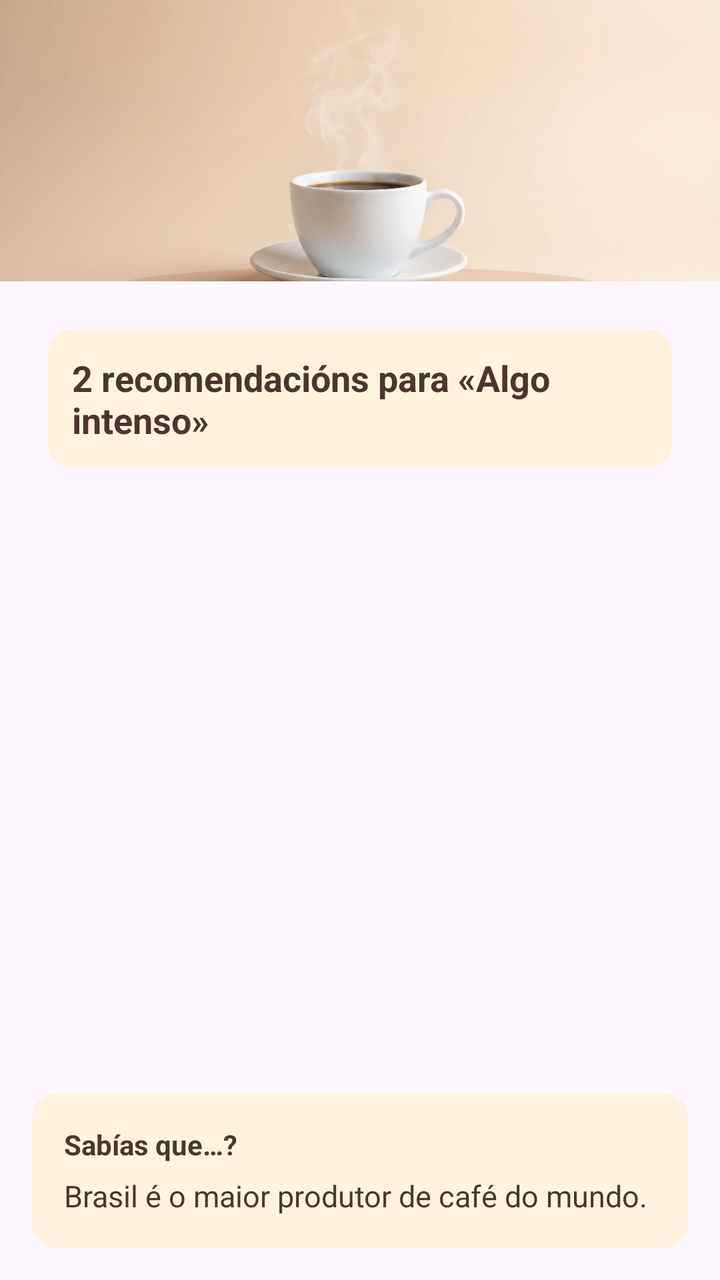
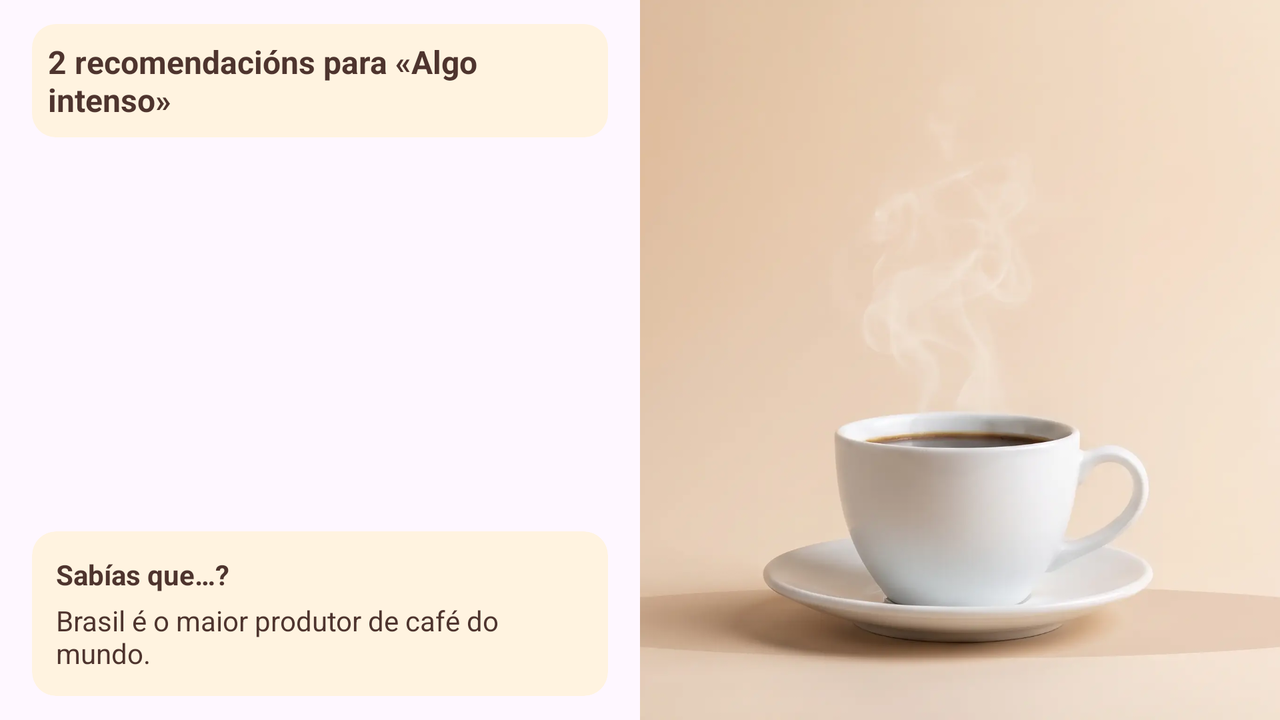

Two renders of one Android screen. The first uses the default layout on a phone; the second uses the alternative layout the repository ships for a different screen configuration, on a matching device. The two XML files are below.
<!-- AndroidManifest.xml: application theme Theme.OneMoreCofee -->
<!-- res/layout/fragment_resultado.xml -->
<?xml version="1.0" encoding="utf-8"?>
<androidx.constraintlayout.widget.ConstraintLayout
    xmlns:android="http://schemas.android.com/apk/res/android"
    xmlns:app="http://schemas.android.com/apk/res-auto"
    xmlns:tools="http://schemas.android.com/tools"
    android:layout_width="match_parent"
    android:layout_height="match_parent">
    <ImageView
        android:id="@+id/ivTipo"
        android:layout_width="0dp"
        android:layout_height="0dp"
        android:contentDescription="@null"
        android:scaleType="centerCrop"
        app:layout_constraintHeight_percent="0.22"
        app:layout_constraintTop_toTopOf="parent"
        app:layout_constraintStart_toStartOf="parent"
        app:layout_constraintEnd_toEndOf="parent"
        tools:src="@drawable/cabeceira_intenso" />
    <TextView
        android:id="@+id/tvCabeceira"
        android:layout_width="0dp"
        android:layout_height="wrap_content"
        android:layout_margin="24dp"
        android:background="@drawable/fondo_cabeceira"
        android:padding="12dp"
        android:textColor="@color/cabeceira_texto"
        android:textSize="18sp"
        android:textStyle="bold"
        app:layout_constraintTop_toBottomOf="@id/ivTipo"
        app:layout_constraintStart_toStartOf="parent"
        app:layout_constraintEnd_toEndOf="parent"
        tools:text="2 recomendacións para «Algo intenso»" />
    <ListView
        android:id="@+id/lvResultado"
        android:layout_width="0dp"
        android:layout_height="0dp"
        android:layout_margin="16dp"
        app:layout_constraintTop_toBottomOf="@id/tvCabeceira"
        app:layout_constraintBottom_toTopOf="@id/tarxetaCuriosidade"

        app:layout_constraintStart_toStartOf="parent"
        app:layout_constraintEnd_toEndOf="parent" />

    <com.google.android.material.card.MaterialCardView
        android:id="@+id/tarxetaCuriosidade"
        android:layout_width="0dp"
        android:layout_height="wrap_content"
        android:layout_margin="16dp"
        app:cardBackgroundColor="@color/cabeceira_fondo"
        app:cardCornerRadius="12dp"
        app:cardElevation="0dp"
        app:strokeWidth="0dp"
        app:layout_constraintBottom_toBottomOf="parent"
        app:layout_constraintStart_toStartOf="parent"
        app:layout_constraintEnd_toEndOf="parent">
        <LinearLayout
            android:layout_width="match_parent"
            android:layout_height="wrap_content"
            android:orientation="vertical"
            android:padding="16dp">
            <TextView
                android:layout_width="wrap_content"
                android:layout_height="wrap_content"
                android:drawablePadding="8dp"
                android:gravity="center_vertical"
                android:text="@string/sabias_que"
                android:textColor="@color/cabeceira_texto"
                android:textStyle="bold"
                app:drawableStartCompat="@drawable/ic_cafe" />
            <TextView
                android:id="@+id/tvCuriosidade"
                android:layout_width="match_parent"
                android:layout_height="wrap_content"
                android:layout_marginTop="6dp"
                android:textColor="@color/cabeceira_texto"
                android:textSize="15sp"
                tools:text="Brasil é o maior produtor de café do mundo." />
        </LinearLayout>
    </com.google.android.material.card.MaterialCardView>
</androidx.constraintlayout.widget.ConstraintLayout>
<!-- resources referenced by this layout -->
<resources>
  <color name="cabeceira_fondo">#FFFFF3E0</color>
  <color name="cabeceira_texto">#FF4E342E</color>
  <!-- drawable cabeceira_intenso: webp bitmap (drawable-nodpi, 21640 bytes) -->
  <!-- drawable fondo_cabeceira (drawable) -->
  <?xml version="1.0" encoding="utf-8"?>
  <shape xmlns:android="http://schemas.android.com/apk/res/android"
      android:shape="rectangle">
      <solid android:color="@color/cabeceira_fondo" />
      <corners android:radius="12dp" />
  </shape>
  <string name="sabias_que">Sabías que…?</string> .
  <style name="Theme.OneMoreCofee" parent="Base.Theme.OneMoreCofee" />
  <style name="Base.Theme.OneMoreCofee" parent="Theme.Material3.DayNight.NoActionBar">
          <item name="colorPrimary">@color/cor_principal</item>
          <item name="colorOnPrimary">@color/cor_sobre_principal</item>
          <item name="colorSecondary">@color/cor_secundaria</item>
      </style>
  <color name="cor_principal">#FF4E342E</color>
  <color name="cor_sobre_principal">#FFFFF3E0</color>
  <color name="cor_secundaria">#FFC68B59</color>
</resources>
<!-- res/layout-land/fragment_resultado.xml (the repository's variant of the layout above) -->
<!-- drawn on the phone turned sideways -->
<?xml version="1.0" encoding="utf-8"?>
<androidx.constraintlayout.widget.ConstraintLayout
    xmlns:android="http://schemas.android.com/apk/res/android"
    xmlns:app="http://schemas.android.com/apk/res-auto"
    xmlns:tools="http://schemas.android.com/tools"
    android:layout_width="match_parent"
    android:layout_height="match_parent">

    <androidx.constraintlayout.widget.Guideline
        android:id="@+id/guiaMedia"
        android:layout_width="wrap_content"
        android:layout_height="wrap_content"
        android:orientation="vertical"
        app:layout_constraintGuide_percent="0.5" />

    <TextView
        android:id="@+id/tvCabeceira"
        android:layout_width="0dp"
        android:layout_height="wrap_content"
        android:layout_marginStart="16dp"
        android:layout_marginTop="12dp"
        android:layout_marginEnd="16dp"
        android:background="@drawable/fondo_cabeceira"
        android:padding="8dp"
        android:textColor="@color/cabeceira_texto"
        android:textSize="16sp"
        android:textStyle="bold"
        app:layout_constraintTop_toTopOf="parent"
        app:layout_constraintStart_toStartOf="parent"
        app:layout_constraintEnd_toStartOf="@id/guiaMedia"
        tools:text="2 recomendacións para «Algo intenso»" />

    <ListView
        android:id="@+id/lvResultado"
        android:layout_width="0dp"
        android:layout_height="0dp"
        android:layout_marginStart="16dp"
        android:layout_marginTop="4dp"
        android:layout_marginEnd="16dp"
        android:layout_marginBottom="4dp"
        app:layout_constraintTop_toBottomOf="@id/tvCabeceira"
        app:layout_constraintBottom_toTopOf="@id/tarxetaCuriosidade"
        app:layout_constraintStart_toStartOf="parent"
        app:layout_constraintEnd_toStartOf="@id/guiaMedia" />

    <com.google.android.material.card.MaterialCardView
        android:id="@+id/tarxetaCuriosidade"
        android:layout_width="0dp"
        android:layout_height="wrap_content"
        android:layout_marginStart="16dp"
        android:layout_marginEnd="16dp"
        android:layout_marginBottom="12dp"
        app:cardBackgroundColor="@color/cabeceira_fondo"
        app:cardCornerRadius="12dp"
        app:cardElevation="0dp"
        app:strokeWidth="0dp"
        app:layout_constraintBottom_toBottomOf="parent"
        app:layout_constraintStart_toStartOf="parent"
        app:layout_constraintEnd_toStartOf="@id/guiaMedia">

        <LinearLayout
            android:layout_width="match_parent"
            android:layout_height="wrap_content"
            android:orientation="vertical"
            android:padding="12dp">

            <TextView
                android:layout_width="wrap_content"
                android:layout_height="wrap_content"
                android:drawablePadding="8dp"
                android:gravity="center_vertical"
                android:text="@string/sabias_que"
                android:textColor="@color/cabeceira_texto"
                android:textStyle="bold"
                app:drawableStartCompat="@drawable/ic_cafe" />

            <TextView
                android:id="@+id/tvCuriosidade"
                android:layout_width="match_parent"
                android:layout_height="wrap_content"
                android:layout_marginTop="4dp"
                android:textColor="@color/cabeceira_texto"
                android:textSize="14sp"
                tools:text="Brasil é o maior produtor de café do mundo." />
        </LinearLayout>
    </com.google.android.material.card.MaterialCardView>

    <ImageView
        android:id="@+id/ivTipo"
        android:layout_width="0dp"
        android:layout_height="0dp"
        android:contentDescription="@null"
        android:scaleType="centerCrop"
        app:layout_constraintTop_toTopOf="parent"
        app:layout_constraintBottom_toBottomOf="parent"
        app:layout_constraintStart_toEndOf="@id/guiaMedia"
        app:layout_constraintEnd_toEndOf="parent"
        tools:src="@drawable/cabeceira_intenso" />

</androidx.constraintlayout.widget.ConstraintLayout>
